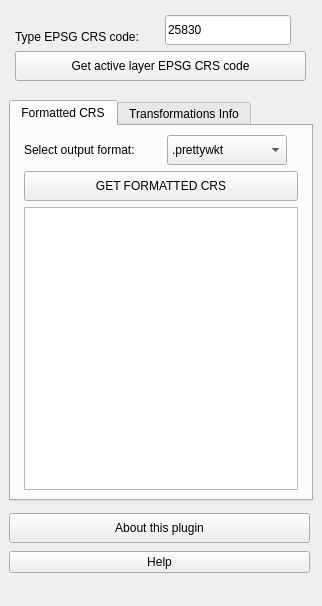
<?xml version="1.0" encoding="UTF-8"?>
<ui version="4.0">
 <class>SearchEPSGCRS_dock</class>
 <widget class="QDockWidget" name="SearchEPSGCRS_dock">
  <property name="geometry">
   <rect>
    <x>0</x>
    <y>0</y>
    <width>322</width>
    <height>606</height>
   </rect>
  </property>
  <property name="sizePolicy">
   <sizepolicy hsizetype="Expanding" vsizetype="Expanding">
    <horstretch>0</horstretch>
    <verstretch>0</verstretch>
   </sizepolicy>
  </property>
  <property name="minimumSize">
   <size>
    <width>300</width>
    <height>300</height>
   </size>
  </property>
  <property name="windowTitle">
   <string>Get formatted CRS</string>
  </property>
  <widget class="QWidget" name="dockWidgetContents">
   <property name="font">
    <font>
     <family>Ubuntu</family>
    </font>
   </property>
   <widget class="QLabel" name="label">
    <property name="geometry">
     <rect>
      <x>15</x>
      <y>28</y>
      <width>140</width>
      <height>17</height>
     </rect>
    </property>
    <property name="sizePolicy">
     <sizepolicy hsizetype="Fixed" vsizetype="Fixed">
      <horstretch>0</horstretch>
      <verstretch>0</verstretch>
     </sizepolicy>
    </property>
    <property name="text">
     <string>Type EPSG CRS code:</string>
    </property>
   </widget>
   <widget class="QLineEdit" name="txtCRS">
    <property name="geometry">
     <rect>
      <x>165</x>
      <y>15</y>
      <width>126</width>
      <height>30</height>
     </rect>
    </property>
    <property name="sizePolicy">
     <sizepolicy hsizetype="Fixed" vsizetype="Fixed">
      <horstretch>0</horstretch>
      <verstretch>0</verstretch>
     </sizepolicy>
    </property>
    <property name="minimumSize">
     <size>
      <width>120</width>
      <height>30</height>
     </size>
    </property>
    <property name="toolTip">
     <string>&lt;html&gt;&lt;head/&gt;&lt;body&gt;&lt;p&gt;Type EPSG code or push button &amp;quot;Get active layer...&amp;quot;. &lt;/p&gt;&lt;/body&gt;&lt;/html&gt;</string>
    </property>
    <property name="text">
     <string>25830</string>
    </property>
    <property name="maxLength">
     <number>10</number>
    </property>
   </widget>
   <widget class="QPushButton" name="getEPSGActiveLayerButton">
    <property name="geometry">
     <rect>
      <x>15</x>
      <y>51</y>
      <width>291</width>
      <height>30</height>
     </rect>
    </property>
    <property name="sizePolicy">
     <sizepolicy hsizetype="Expanding" vsizetype="Expanding">
      <horstretch>0</horstretch>
      <verstretch>0</verstretch>
     </sizepolicy>
    </property>
    <property name="minimumSize">
     <size>
      <width>270</width>
      <height>30</height>
     </size>
    </property>
    <property name="maximumSize">
     <size>
      <width>16777215</width>
      <height>30</height>
     </size>
    </property>
    <property name="text">
     <string>Get active layer EPSG CRS code</string>
    </property>
   </widget>
   <widget class="QTabWidget" name="tabWidget">
    <property name="geometry">
     <rect>
      <x>9</x>
      <y>100</y>
      <width>304</width>
      <height>401</height>
     </rect>
    </property>
    <property name="minimumSize">
     <size>
      <width>300</width>
      <height>300</height>
     </size>
    </property>
    <property name="currentIndex">
     <number>0</number>
    </property>
    <widget class="QWidget" name="tab1">
     <attribute name="title">
      <string>Formatted CRS</string>
     </attribute>
     <layout class="QGridLayout" name="gridLayout">
      <item row="0" column="0">
       <widget class="QLabel" name="label_2">
        <property name="sizePolicy">
         <sizepolicy hsizetype="Fixed" vsizetype="Fixed">
          <horstretch>0</horstretch>
          <verstretch>0</verstretch>
         </sizepolicy>
        </property>
        <property name="text">
         <string>Select output format:</string>
        </property>
       </widget>
      </item>
      <item row="0" column="1">
       <widget class="QComboBox" name="comboCRS">
        <property name="sizePolicy">
         <sizepolicy hsizetype="Fixed" vsizetype="Fixed">
          <horstretch>0</horstretch>
          <verstretch>0</verstretch>
         </sizepolicy>
        </property>
        <property name="minimumSize">
         <size>
          <width>120</width>
          <height>30</height>
         </size>
        </property>
        <property name="maximumSize">
         <size>
          <width>16777215</width>
          <height>30</height>
         </size>
        </property>
        <item>
         <property name="text">
          <string>.prettywkt</string>
         </property>
        </item>
        <item>
         <property name="text">
          <string>.wkt</string>
         </property>
        </item>
        <item>
         <property name="text">
          <string>.esriwkt</string>
         </property>
        </item>
        <item>
         <property name="text">
          <string>.gml</string>
         </property>
        </item>
        <item>
         <property name="text">
          <string>.xml</string>
         </property>
        </item>
        <item>
         <property name="text">
          <string>.proj4</string>
         </property>
        </item>
        <item>
         <property name="text">
          <string>.js</string>
         </property>
        </item>
        <item>
         <property name="text">
          <string>.geoserver</string>
         </property>
        </item>
        <item>
         <property name="text">
          <string>.mapfile</string>
         </property>
        </item>
        <item>
         <property name="text">
          <string>.mapnik</string>
         </property>
        </item>
        <item>
         <property name="text">
          <string>.mapnikpython</string>
         </property>
        </item>
        <item>
         <property name="text">
          <string>.sql</string>
         </property>
        </item>
       </widget>
      </item>
      <item row="1" column="0" colspan="2">
       <widget class="QPushButton" name="FormattedCRSButton">
        <property name="sizePolicy">
         <sizepolicy hsizetype="Expanding" vsizetype="Expanding">
          <horstretch>0</horstretch>
          <verstretch>0</verstretch>
         </sizepolicy>
        </property>
        <property name="minimumSize">
         <size>
          <width>270</width>
          <height>30</height>
         </size>
        </property>
        <property name="maximumSize">
         <size>
          <width>16777215</width>
          <height>30</height>
         </size>
        </property>
        <property name="text">
         <string>GET FORMATTED CRS</string>
        </property>
       </widget>
      </item>
      <item row="2" column="0" colspan="2">
       <widget class="QTextBrowser" name="txtResults1">
        <property name="sizePolicy">
         <sizepolicy hsizetype="Expanding" vsizetype="Expanding">
          <horstretch>0</horstretch>
          <verstretch>0</verstretch>
         </sizepolicy>
        </property>
        <property name="minimumSize">
         <size>
          <width>270</width>
          <height>50</height>
         </size>
        </property>
        <property name="font">
         <font>
          <family>Courier New</family>
          <pointsize>10</pointsize>
          <weight>50</weight>
          <bold>false</bold>
         </font>
        </property>
        <property name="cursor" stdset="0">
         <cursorShape>IBeamCursor</cursorShape>
        </property>
        <property name="frameShape">
         <enum>QFrame::StyledPanel</enum>
        </property>
        <property name="frameShadow">
         <enum>QFrame::Sunken</enum>
        </property>
        <property name="lineWidth">
         <number>1</number>
        </property>
        <property name="html">
         <string>&lt;!DOCTYPE HTML PUBLIC &quot;-//W3C//DTD HTML 4.0//EN&quot; &quot;http://www.w3.org/TR/REC-html40/strict.dtd&quot;&gt;
&lt;html&gt;&lt;head&gt;&lt;meta name=&quot;qrichtext&quot; content=&quot;1&quot; /&gt;&lt;style type=&quot;text/css&quot;&gt;
p, li { white-space: pre-wrap; }
&lt;/style&gt;&lt;/head&gt;&lt;body style=&quot; font-family:'Courier New'; font-size:10pt; font-weight:400; font-style:normal;&quot;&gt;
&lt;p style=&quot; margin-top:12px; margin-bottom:12px; margin-left:0px; margin-right:0px; -qt-block-indent:0; text-indent:0px;&quot;&gt;&lt;br /&gt;&lt;/p&gt;&lt;/body&gt;&lt;/html&gt;</string>
        </property>
        <property name="acceptRichText">
         <bool>true</bool>
        </property>
       </widget>
      </item>
     </layout>
    </widget>
    <widget class="QWidget" name="tab2">
     <attribute name="title">
      <string>Transformations Info</string>
     </attribute>
     <widget class="QPushButton" name="transfCRSButton">
      <property name="geometry">
       <rect>
        <x>20</x>
        <y>20</y>
        <width>270</width>
        <height>31</height>
       </rect>
      </property>
      <property name="minimumSize">
       <size>
        <width>270</width>
        <height>30</height>
       </size>
      </property>
      <property name="text">
       <string>GET CRS TRANSFORMATIONS</string>
      </property>
     </widget>
     <widget class="QTextBrowser" name="txtResults2">
      <property name="geometry">
       <rect>
        <x>20</x>
        <y>60</y>
        <width>270</width>
        <height>301</height>
       </rect>
      </property>
      <property name="minimumSize">
       <size>
        <width>270</width>
        <height>50</height>
       </size>
      </property>
     </widget>
    </widget>
   </widget>
   <widget class="QWidget" name="">
    <property name="geometry">
     <rect>
      <x>9</x>
      <y>511</y>
      <width>301</width>
      <height>65</height>
     </rect>
    </property>
    <layout class="QGridLayout" name="gridLayout_2">
     <item row="0" column="0">
      <widget class="QPushButton" name="aboutButton">
       <property name="minimumSize">
        <size>
         <width>270</width>
         <height>30</height>
        </size>
       </property>
       <property name="text">
        <string>About this plugin</string>
       </property>
      </widget>
     </item>
     <item row="1" column="0">
      <widget class="QPushButton" name="helpButton">
       <property name="minimumSize">
        <size>
         <width>270</width>
         <height>0</height>
        </size>
       </property>
       <property name="text">
        <string>Help</string>
       </property>
      </widget>
     </item>
    </layout>
   </widget>
  </widget>
 </widget>
 <resources/>
 <connections/>
</ui>
